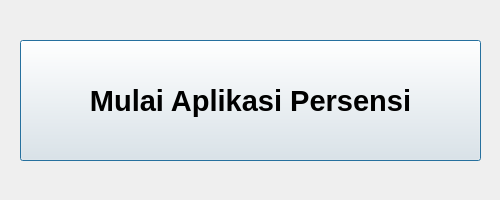
<?xml version="1.0" encoding="UTF-8"?>
<ui version="4.0">
 <class>Dialog</class>
 <widget class="QDialog" name="Dialog">
  <property name="geometry">
   <rect>
    <x>0</x>
    <y>0</y>
    <width>500</width>
    <height>200</height>
   </rect>
  </property>
  <property name="minimumSize">
   <size>
    <width>500</width>
    <height>200</height>
   </size>
  </property>
  <property name="maximumSize">
   <size>
    <width>500</width>
    <height>200</height>
   </size>
  </property>
  <property name="windowTitle">
   <string>Aplikasi Persensi Siswa TEDK</string>
  </property>
  <property name="windowIcon">
   <iconset resource="resource.qrc">
    <normaloff>:/iconTEDK/iconTEDK.png</normaloff>:/iconTEDK/iconTEDK.png</iconset>
  </property>
  <widget class="QPushButton" name="runButton">
   <property name="geometry">
    <rect>
     <x>20</x>
     <y>40</y>
     <width>461</width>
     <height>121</height>
    </rect>
   </property>
   <property name="font">
    <font>
     <family>MS Shell Dlg 2</family>
     <pointsize>22</pointsize>
     <weight>75</weight>
     <bold>true</bold>
    </font>
   </property>
   <property name="cursor">
    <cursorShape>PointingHandCursor</cursorShape>
   </property>
   <property name="text">
    <string>Mulai Aplikasi Persensi</string>
   </property>
  </widget>
 </widget>
 <resources>
  <include location="resource.qrc"/>
 </resources>
 <connections/>
</ui>
